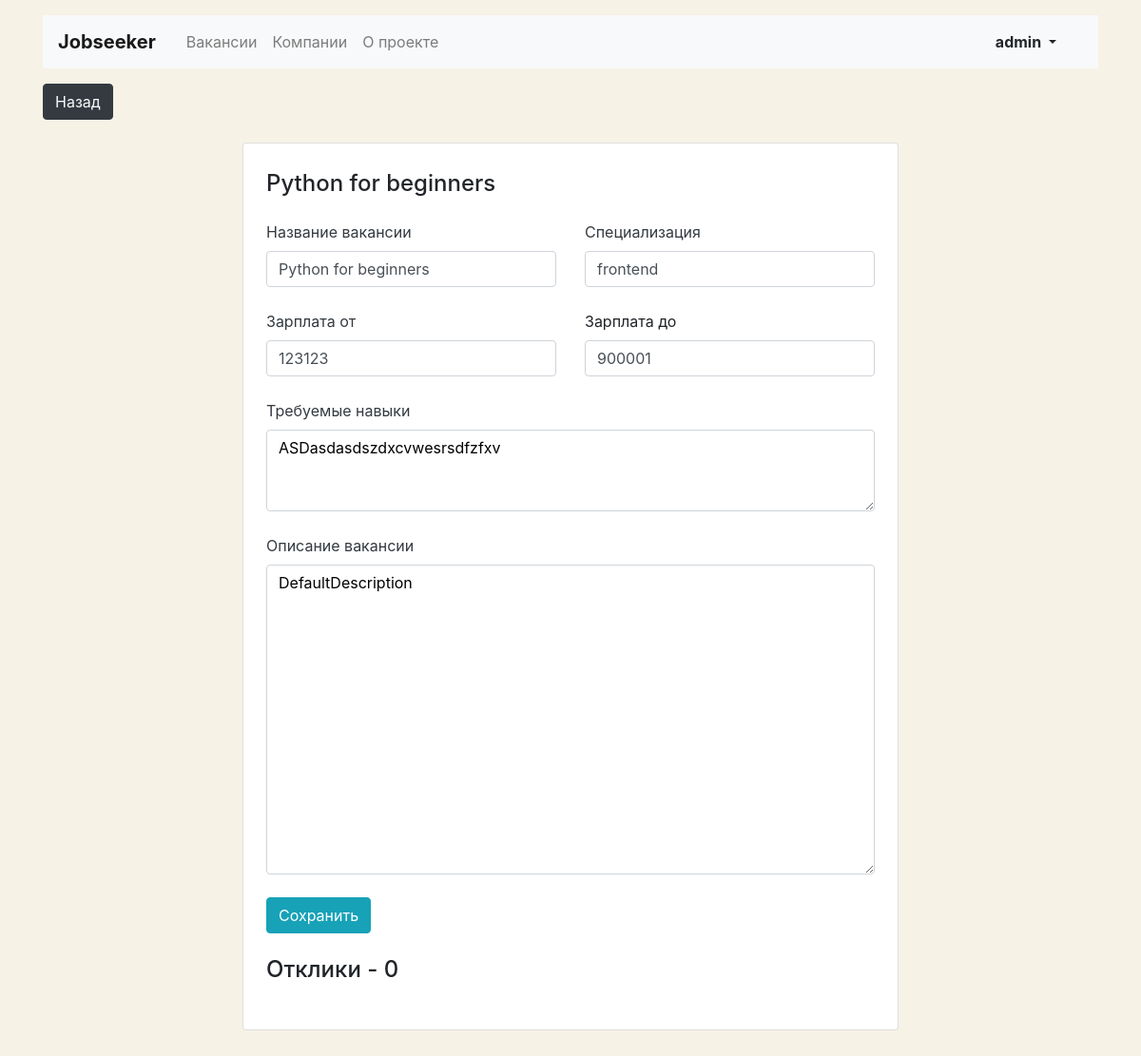
Screenshot of /vacancy/edit/7 (signed in) with the database file from the repository.
### jobs/models.py (models this page shows, shortened)
class Vacancy(models.Model):
    id = models.IntegerField(primary_key=True)
    title = models.CharField(max_length=50)
    specialty = models.ForeignKey(Speciality, on_delete=models.CASCADE, related_name="vacancies")
    company = models.ForeignKey(Company, on_delete=models.CASCADE, related_name="vacancies")
    skills = models.TextField()
    salary_min = models.IntegerField()
    salary_max = models.IntegerField()
    description = models.TextField()
    published_at = models.DateField(default=datetime.date.today)

class Speciality(models.Model):
    id = models.IntegerField(primary_key=True)
    code = models.CharField(max_length=50)
    title = models.CharField(max_length=50)
    picture = models.ImageField(upload_to='MEDIA_SPECIALITY_IMAGE_DIR')

### jobs/views.py (the view, shortened to what this page needs)
# urls.py: path('vacancy/edit/<int:id>', VacancyEditView.as_view(), name="vacancy/edit"),
class VacancyEditView(View):
    def get(self, request, id):
        if request.user.is_authenticated:
            try:
                company = request.user.company
                if Vacancy.objects.filter(company=company, id=id).first():
                    is_updated=False
                    initial_data = {'title': Vacancy.objects.filter(id=id).first().title,
                                    'speciality': Vacancy.objects.filter(id=id).first().specialty.code,
                                    'salary_min': Vacancy.objects.filter(id=id).first().salary_min,
                                    'salary_max': Vacancy.objects.filter(id=id).first().salary_max,
                                    'skills': Vacancy.objects.filter(id=id).first().skills,
                                    'description': Vacancy.objects.filter(id=id).first().description}
                    form = VacancyForm(request.POST or None, initial=initial_data)
                    return render(request, "jobs/vacancy-edit.html", context={"vacancy": Vacancy.objects.filter(company=company, id=id).first(),
                                                                              'form': form, 'is_updated': is_updated})
                else:
                    return redirect('/')
            except:
                return redirect('/')
        else:
            return redirect('/')

### jobs/templates/jobs/vacancy-edit.html (shortened to what this page needs)
{% extends "base.html" %}
{% load static %}
{% block container %}
  <main class="container mt-3 pb-5">
      <div class="col-12 col-lg-8 offset-lg-2">
        <div class="card">
          <div class="card-body px-4 pb-4 tab-content">
            <section>
              <h2 class="h4 pt-2 pb-3">{{vacancy.title}}</h2>
              <form action="/echo">
                <div class="row">
                  <div class="col-12 col-md-6">
                    <div class="form-group pb-2">
                      <label class="mb-2 text-dark" for="vacancyTitle">Название вакансии</label>
                      <input class="form-control" type="text" value="{{vacancy.title}}" id="vacancyTitle">
                    </div>
                  </div>
                  <div class="col-12 col-md-6">
                    <div class="form-group pb-2">
                        <label class="mb-2 text-dark" for="userSpecialization">Специализация</label>
                        <input class="form-control" type="text" value="{{vacancy.specialty.code}}" id="vacancyTitle">
                    </div>
                  </div>
                </div>
                <div class="row">
                  <div class="col-12 col-md-6">
                    <div class="form-group pb-2">
                      <label class="mb-2 text-dark" for="vacancySalaryMin">Зарплата от</label>
                      <input class="form-control" type="text" value="{{vacancy.salary_min}}" id="vacancySalaryMin">
                    </div>
                  </div>
                  <div class="col-12 col-md-6">
                    <div class="form-group pb-2">
                      <label class="mb-2" for="vacancySalaryMax">Зарплата до</label>
                      <input class="form-control" type="text" value="{{vacancy.salary_max}}" id="vacancySalaryMax">
                    </div>
                  </div>
                </div>
                <div class="form-group pb-2">
                  <label class="mb-2 text-dark" for="vacancySkills">Требуемые навыки</label>
                  <textarea class="form-control" rows="3" id="vacancySkills" style="color:#000;">{{vacancy.skills}}</textarea>
                </div>
                <div class="form-group pb-2">
                  <label class="mb-2 text-dark" for="vacancyDescription">Описание вакансии</label>
                  <textarea class="form-control" rows="13" id="vacancyDescription" style="color:#000;">{{vacancy.description}} </textarea>
                </div>
                <div class="form-group">
                  <input type="submit" class="btn btn-info" value="Сохранить">
                </div>
              </form>
              <h2 class="h4 pt-2 pb-3">Отклики - {{vacancy.applications.all|length}}</h2>
            </section>
          </div>
        </div>
      </div>
  </main>
{% endblock %}

### jobs/templates/base.html (shortened to what this page needs)
{% load static %}
<!DOCTYPE html>
<html lang="ru">
<head>
  <link rel="stylesheet" href="https://stackpath.bootstrapcdn.com/bootstrap/4.3.1/css/bootstrap.min.css">
</head>
<body>
  <header class="container mt-3">
    <nav class="navbar navbar-expand-lg navbar-light bg-light">
      <a class="navbar-brand mr-4 font-weight-bold" href="{% url 'main' %}">Jobseeker</a>
      <div class="collapse navbar-collapse justify-content-between" id="navbarNav">
        <ul class="navbar-nav col-10">
          <li class="nav-item">
            <a class="nav-link" href="{% url 'vacancies' %}">Вакансии</a>
          </li>
          <li class="nav-item">
            <a class="nav-link" href="/companies">Компании</a>
          </li>
          <li class="nav-item">
            <a class="nav-link" href="#">О проекте</a>
          </li>
        </ul>
        <ul class="navbar-nav col-2 justify-content-end">
          <li class="nav-item active">
             <div class="btn-group">
                {% if user.is_authenticated %}
                 <button type="button" class="btn dropdown-toggle font-weight-bold" data-toggle="dropdown" aria-haspopup="true" aria-expanded="false">
                    {{user.username}}
                 </button>
               {% else %}
              <a class="text-body mt-2" href="{% url 'login' %}" ><strong>Вход</strong></a>
               {% endif %}
          </li>
        </ul>
      </div>
    </nav>
  </header>
    <main class="container mt-3">
        {% if main %}
        {% else %}
     <a href="{{ request.META.HTTP_REFERER }}"><button class="mb-2 btn btn-dark text-light">Назад</button></a>
        {% endif %}
{% block container %} {% endblock %}
</body>
</html>

### jobs/templates/base.html (style rules this page uses)
body { background-color: #F6F2E6; }
a { color: white; }

### rows the page displays
Vacancy: title "Python for beginners", specialty.code "frontend", salary_min "123123", salary_max "900001", skills "ASDasdasdszdxcvwesrsdfzfxv", description "DefaultDescription", applications.all|length "0"

### other values shown
{{ user.username }} "admin"
